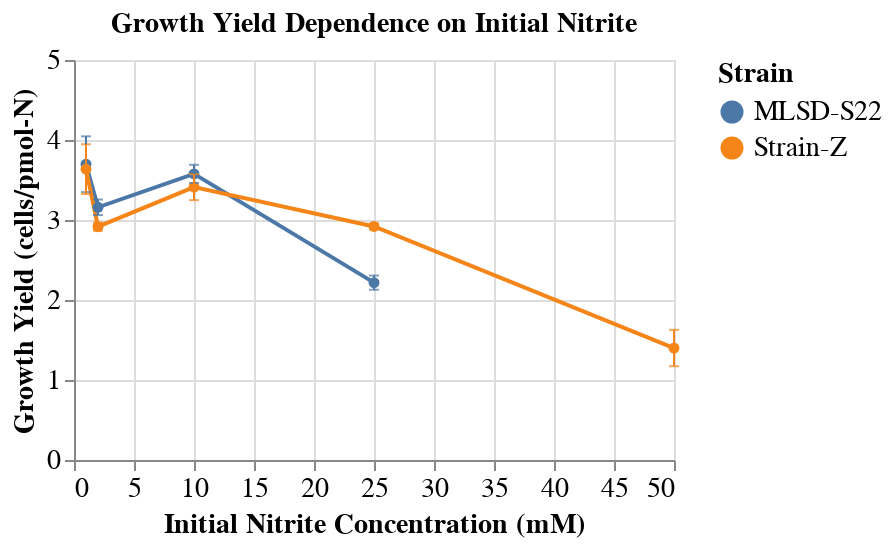

The notebook cell this image was saved under:
### Code cell
point = alt.Chart(data=yield_df).mark_line(point=True).encode(
    alt.X('Nitrite_mM', scale=alt.Scale(domain=[0,50]), title="Initial Nitrite Concentration (mM)"),
    alt.Y('mean(Yield_cells-per-pmol-N):Q', title='Growth Yield (cells/pmol-N)', scale=alt.Scale(domain=[0,5])),
    alt.Color('Strain:N'))

error_bar = alt.Chart(data=yield_df).mark_errorbar(extent='stdev', color=alt.HexColor('#1f77b4'), ticks=True).encode(
    alt.X('Nitrite_mM'),
    alt.Y('Yield_cells-per-pmol-N:Q', title='Growth Yield (cells/pmol-N)'),
    alt.Color('Strain:N'))

figure = (point + error_bar).properties(width=300, height=200, title='Growth Yield Dependence on Initial Nitrite').configure_axis(
    labelFontSize=14, titleFontSize=14).configure_title(fontSize=14).configure_legend(labelFontSize=14, titleFontSize=14)
figure.save('figures/NO2_yields.svg')
figure

### Figure 1 — Vega-Lite specification as saved in the notebook (floating-point values rounded to 4 significant figures)
{"config": {"view": {"continuousWidth": 300, "continuousHeight": 300}, "axis": {"labelFontSize": 14, "titleFontSize": 14}, "legend": {"labelFontSize": 14, "titleFontSize": 14}, "title": {"fontSize": 14}}, "layer": [{"mark": {"type": "line", "point": true}, "encoding": {"color": {"field": "Strain", "type": "nominal"}, "x": {"field": "Nitrite_mM", "scale": {"domain": [0, 50]}, "title": "Initial Nitrite Concentration (mM)", "type": "quantitative"}, "y": {"aggregate": "mean", "field": "Yield_cells-per-pmol-N", "scale": {"domain": [0, 5]}, "title": "Growth Yield (cells/pmol-N)", "type": "quantitative"}}}, {"mark": {"type": "errorbar", "color": "#1f77b4", "extent": "stdev", "ticks": true}, "encoding": {"color": {"field": "Strain", "type": "nominal"}, "x": {"field": "Nitrite_mM", "type": "quantitative"}, "y": {"field": "Yield_cells-per-pmol-N", "title": "Growth Yield (cells/pmol-N)", "type": "quantitative"}}}], "data": {"name": "data-62d6d171d0fef0c50ca4db45bf9af453"}, "height": 200, "title": "Growth Yield Dependence on Initial Nitrite", "width": 300, "$schema": "https://vega.github.io/schema/vega-lite/v5.8.0.json", "datasets": {"data-62d6d171d0fef0c50ca4db45bf9af453": [{"Strain": "MLSD-S22", "Nitrite_mM": 1, "Replicate": 1, "Yield_cells-per-pmol-N": 4.079}, {"Strain": "MLSD-S22", "Nitrite_mM": 1, "Replicate": 2, "Yield_cells-per-pmol-N": 3.997}, {"Strain": "MLSD-S22", "Nitrite_mM": 1, "Replicate": 3, "Yield_cells-per-pmol-N": 3.948}, {"Strain": "MLSD-S22", "Nitrite_mM": 1, "Replicate": 4, "Yield_cells-per-pmol-N": 3.313}, {"Strain": "MLSD-S22", "Nitrite_mM": 1, "Replicate": 5, "Yield_cells-per-pmol-N": 3.501}, {"Strain": "MLSD-S22", "Nitrite_mM": 1, "Replicate": 6, "Yield_cells-per-pmol-N": 3.346}, {"Strain": "MLSD-S22", "Nitrite_mM": 2, "Replicate": 1, "Yield_cells-per-pmol-N": 3.216}, {"Strain": "MLSD-S22", "Nitrite_mM": 2, "Replicate": 2, "Yield_cells-per-pmol-N": 3.243}, {"Strain": "MLSD-S22", "Nitrite_mM": 2, "Replicate": 3, "Yield_cells-per-pmol-N": 3.242}, {"Strain": "MLSD-S22", "Nitrite_mM": 2, "Replicate": 4, "Yield_cells-per-pmol-N": 3.007}, {"Strain": "MLSD-S22", "Nitrite_mM": 2, "Replicate": 5, "Yield_cells-per-pmol-N": 3.076}, {"Strain": "MLSD-S22", "Nitrite_mM": 2, "Replicate": 6, "Yield_cells-per-pmol-N": 3.171}, {"Strain": "MLSD-S22", "Nitrite_mM": 10, "Replicate": 1, "Yield_cells-per-pmol-N": 3.706}, {"Strain": "MLSD-S22", "Nitrite_mM": 10, "Replicate": 2, "Yield_cells-per-pmol-N": 3.53}, {"Strain": "MLSD-S22", "Nitrite_mM": 10, "Replicate": 3, "Yield_cells-per-pmol-N": 3.495}, {"Strain": "MLSD-S22", "Nitrite_mM": 25, "Replicate": 1, "Yield_cells-per-pmol-N": 2.306}, {"Strain": "MLSD-S22", "Nitrite_mM": 25, "Replicate": 2, "Yield_cells-per-pmol-N": 2.129}, {"Strain": "MLSD-S22", "Nitrite_mM": 25, "Replicate": 3, "Yield_cells-per-pmol-N": 2.216}, {"Strain": "Strain-Z", "Nitrite_mM": 1, "Replicate": 1, "Yield_cells-per-pmol-N": 3.576}, {"Strain": "Strain-Z", "Nitrite_mM": 1, "Replicate": 2, "Yield_cells-per-pmol-N": 3.098}, {"Strain": "Strain-Z", "Nitrite_mM": 1, "Replicate": 3, "Yield_cells-per-pmol-N": 3.56}, {"Strain": "Strain-Z", "Nitrite_mM": 1, "Replicate": 4, "Yield_cells-per-pmol-N": 3.944}, {"Strain": "Strain-Z", "Nitrite_mM": 1, "Replicate": 5, "Yield_cells-per-pmol-N": 3.928}, {"Strain": "Strain-Z", "Nitrite_mM": 1, "Replicate": 6, "Yield_cells-per-pmol-N": 3.707}, {"Strain": "Strain-Z", "Nitrite_mM": 2, "Replicate": 1, "Yield_cells-per-pmol-N": 2.971}, {"Strain": "Strain-Z", "Nitrite_mM": 2, "Replicate": 2, "Yield_cells-per-pmol-N": 2.87}, {"Strain": "Strain-Z", "Nitrite_mM": 2, "Replicate": 3, "Yield_cells-per-pmol-N": 2.908}, {"Strain": "Strain-Z", "Nitrite_mM": 10, "Replicate": 1, "Yield_cells-per-pmol-N": 3.247}, {"Strain": "Strain-Z", "Nitrite_mM": 10, "Replicate": 2, "Yield_cells-per-pmol-N": 3.413}, {"Strain": "Strain-Z", "Nitrite_mM": 10, "Replicate": 3, "Yield_cells-per-pmol-N": 3.572}, {"Strain": "Strain-Z", "Nitrite_mM": 25, "Replicate": 1, "Yield_cells-per-pmol-N": 2.963}, {"Strain": "Strain-Z", "Nitrite_mM": 25, "Replicate": 2, "Yield_cells-per-pmol-N": 2.893}, {"Strain": "Strain-Z", "Nitrite_mM": 25, "Replicate": 3, "Yield_cells-per-pmol-N": 2.902}, {"Strain": "Strain-Z", "Nitrite_mM": 50, "Replicate": 1, "Yield_cells-per-pmol-N": 1.599}, {"Strain": "Strain-Z", "Nitrite_mM": 50, "Replicate": 2, "Yield_cells-per-pmol-N": 1.448}, {"Strain": "Strain-Z", "Nitrite_mM": 50, "Replicate": 3, "Yield_cells-per-pmol-N": 1.152}]}}
